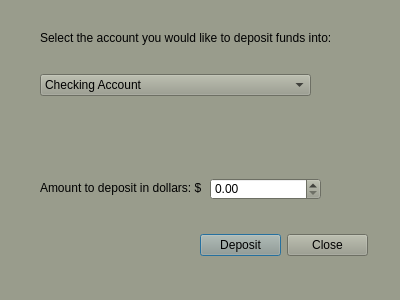
<?xml version="1.0" encoding="UTF-8"?>
<ui version="4.0">
 <class>Deposit</class>
 <widget class="QDialog" name="Deposit">
  <property name="geometry">
   <rect>
    <x>0</x>
    <y>0</y>
    <width>400</width>
    <height>300</height>
   </rect>
  </property>
  <property name="palette">
   <palette>
    <active>
     <colorrole role="WindowText">
      <brush brushstyle="SolidPattern">
       <color alpha="255">
        <red>0</red>
        <green>0</green>
        <blue>0</blue>
       </color>
      </brush>
     </colorrole>
     <colorrole role="Button">
      <brush brushstyle="SolidPattern">
       <color alpha="255">
        <red>153</red>
        <green>156</green>
        <blue>140</blue>
       </color>
      </brush>
     </colorrole>
     <colorrole role="Light">
      <brush brushstyle="SolidPattern">
       <color alpha="255">
        <red>230</red>
        <green>234</green>
        <blue>210</blue>
       </color>
      </brush>
     </colorrole>
     <colorrole role="Midlight">
      <brush brushstyle="SolidPattern">
       <color alpha="255">
        <red>191</red>
        <green>195</green>
        <blue>175</blue>
       </color>
      </brush>
     </colorrole>
     <colorrole role="Dark">
      <brush brushstyle="SolidPattern">
       <color alpha="255">
        <red>76</red>
        <green>78</green>
        <blue>70</blue>
       </color>
      </brush>
     </colorrole>
     <colorrole role="Mid">
      <brush brushstyle="SolidPattern">
       <color alpha="255">
        <red>102</red>
        <green>104</green>
        <blue>93</blue>
       </color>
      </brush>
     </colorrole>
     <colorrole role="Text">
      <brush brushstyle="SolidPattern">
       <color alpha="255">
        <red>0</red>
        <green>0</green>
        <blue>0</blue>
       </color>
      </brush>
     </colorrole>
     <colorrole role="BrightText">
      <brush brushstyle="SolidPattern">
       <color alpha="255">
        <red>255</red>
        <green>255</green>
        <blue>255</blue>
       </color>
      </brush>
     </colorrole>
     <colorrole role="ButtonText">
      <brush brushstyle="SolidPattern">
       <color alpha="255">
        <red>0</red>
        <green>0</green>
        <blue>0</blue>
       </color>
      </brush>
     </colorrole>
     <colorrole role="Base">
      <brush brushstyle="SolidPattern">
       <color alpha="255">
        <red>255</red>
        <green>255</green>
        <blue>255</blue>
       </color>
      </brush>
     </colorrole>
     <colorrole role="Window">
      <brush brushstyle="SolidPattern">
       <color alpha="255">
        <red>153</red>
        <green>156</green>
        <blue>140</blue>
       </color>
      </brush>
     </colorrole>
     <colorrole role="Shadow">
      <brush brushstyle="SolidPattern">
       <color alpha="255">
        <red>0</red>
        <green>0</green>
        <blue>0</blue>
       </color>
      </brush>
     </colorrole>
     <colorrole role="AlternateBase">
      <brush brushstyle="SolidPattern">
       <color alpha="255">
        <red>204</red>
        <green>205</green>
        <blue>197</blue>
       </color>
      </brush>
     </colorrole>
     <colorrole role="ToolTipBase">
      <brush brushstyle="SolidPattern">
       <color alpha="255">
        <red>255</red>
        <green>255</green>
        <blue>220</blue>
       </color>
      </brush>
     </colorrole>
     <colorrole role="ToolTipText">
      <brush brushstyle="SolidPattern">
       <color alpha="255">
        <red>0</red>
        <green>0</green>
        <blue>0</blue>
       </color>
      </brush>
     </colorrole>
    </active>
    <inactive>
     <colorrole role="WindowText">
      <brush brushstyle="SolidPattern">
       <color alpha="255">
        <red>0</red>
        <green>0</green>
        <blue>0</blue>
       </color>
      </brush>
     </colorrole>
     <colorrole role="Button">
      <brush brushstyle="SolidPattern">
       <color alpha="255">
        <red>153</red>
        <green>156</green>
        <blue>140</blue>
       </color>
      </brush>
     </colorrole>
     <colorrole role="Light">
      <brush brushstyle="SolidPattern">
       <color alpha="255">
        <red>230</red>
        <green>234</green>
        <blue>210</blue>
       </color>
      </brush>
     </colorrole>
     <colorrole role="Midlight">
      <brush brushstyle="SolidPattern">
       <color alpha="255">
        <red>191</red>
        <green>195</green>
        <blue>175</blue>
       </color>
      </brush>
     </colorrole>
     <colorrole role="Dark">
      <brush brushstyle="SolidPattern">
       <color alpha="255">
        <red>76</red>
        <green>78</green>
        <blue>70</blue>
       </color>
      </brush>
     </colorrole>
     <colorrole role="Mid">
      <brush brushstyle="SolidPattern">
       <color alpha="255">
        <red>102</red>
        <green>104</green>
        <blue>93</blue>
       </color>
      </brush>
     </colorrole>
     <colorrole role="Text">
      <brush brushstyle="SolidPattern">
       <color alpha="255">
        <red>0</red>
        <green>0</green>
        <blue>0</blue>
       </color>
      </brush>
     </colorrole>
     <colorrole role="BrightText">
      <brush brushstyle="SolidPattern">
       <color alpha="255">
        <red>255</red>
        <green>255</green>
        <blue>255</blue>
       </color>
      </brush>
     </colorrole>
     <colorrole role="ButtonText">
      <brush brushstyle="SolidPattern">
       <color alpha="255">
        <red>0</red>
        <green>0</green>
        <blue>0</blue>
       </color>
      </brush>
     </colorrole>
     <colorrole role="Base">
      <brush brushstyle="SolidPattern">
       <color alpha="255">
        <red>255</red>
        <green>255</green>
        <blue>255</blue>
       </color>
      </brush>
     </colorrole>
     <colorrole role="Window">
      <brush brushstyle="SolidPattern">
       <color alpha="255">
        <red>153</red>
        <green>156</green>
        <blue>140</blue>
       </color>
      </brush>
     </colorrole>
     <colorrole role="Shadow">
      <brush brushstyle="SolidPattern">
       <color alpha="255">
        <red>0</red>
        <green>0</green>
        <blue>0</blue>
       </color>
      </brush>
     </colorrole>
     <colorrole role="AlternateBase">
      <brush brushstyle="SolidPattern">
       <color alpha="255">
        <red>204</red>
        <green>205</green>
        <blue>197</blue>
       </color>
      </brush>
     </colorrole>
     <colorrole role="ToolTipBase">
      <brush brushstyle="SolidPattern">
       <color alpha="255">
        <red>255</red>
        <green>255</green>
        <blue>220</blue>
       </color>
      </brush>
     </colorrole>
     <colorrole role="ToolTipText">
      <brush brushstyle="SolidPattern">
       <color alpha="255">
        <red>0</red>
        <green>0</green>
        <blue>0</blue>
       </color>
      </brush>
     </colorrole>
    </inactive>
    <disabled>
     <colorrole role="WindowText">
      <brush brushstyle="SolidPattern">
       <color alpha="255">
        <red>76</red>
        <green>78</green>
        <blue>70</blue>
       </color>
      </brush>
     </colorrole>
     <colorrole role="Button">
      <brush brushstyle="SolidPattern">
       <color alpha="255">
        <red>153</red>
        <green>156</green>
        <blue>140</blue>
       </color>
      </brush>
     </colorrole>
     <colorrole role="Light">
      <brush brushstyle="SolidPattern">
       <color alpha="255">
        <red>230</red>
        <green>234</green>
        <blue>210</blue>
       </color>
      </brush>
     </colorrole>
     <colorrole role="Midlight">
      <brush brushstyle="SolidPattern">
       <color alpha="255">
        <red>191</red>
        <green>195</green>
        <blue>175</blue>
       </color>
      </brush>
     </colorrole>
     <colorrole role="Dark">
      <brush brushstyle="SolidPattern">
       <color alpha="255">
        <red>76</red>
        <green>78</green>
        <blue>70</blue>
       </color>
      </brush>
     </colorrole>
     <colorrole role="Mid">
      <brush brushstyle="SolidPattern">
       <color alpha="255">
        <red>102</red>
        <green>104</green>
        <blue>93</blue>
       </color>
      </brush>
     </colorrole>
     <colorrole role="Text">
      <brush brushstyle="SolidPattern">
       <color alpha="255">
        <red>76</red>
        <green>78</green>
        <blue>70</blue>
       </color>
      </brush>
     </colorrole>
     <colorrole role="BrightText">
      <brush brushstyle="SolidPattern">
       <color alpha="255">
        <red>255</red>
        <green>255</green>
        <blue>255</blue>
       </color>
      </brush>
     </colorrole>
     <colorrole role="ButtonText">
      <brush brushstyle="SolidPattern">
       <color alpha="255">
        <red>76</red>
        <green>78</green>
        <blue>70</blue>
       </color>
      </brush>
     </colorrole>
     <colorrole role="Base">
      <brush brushstyle="SolidPattern">
       <color alpha="255">
        <red>153</red>
        <green>156</green>
        <blue>140</blue>
       </color>
      </brush>
     </colorrole>
     <colorrole role="Window">
      <brush brushstyle="SolidPattern">
       <color alpha="255">
        <red>153</red>
        <green>156</green>
        <blue>140</blue>
       </color>
      </brush>
     </colorrole>
     <colorrole role="Shadow">
      <brush brushstyle="SolidPattern">
       <color alpha="255">
        <red>0</red>
        <green>0</green>
        <blue>0</blue>
       </color>
      </brush>
     </colorrole>
     <colorrole role="AlternateBase">
      <brush brushstyle="SolidPattern">
       <color alpha="255">
        <red>153</red>
        <green>156</green>
        <blue>140</blue>
       </color>
      </brush>
     </colorrole>
     <colorrole role="ToolTipBase">
      <brush brushstyle="SolidPattern">
       <color alpha="255">
        <red>255</red>
        <green>255</green>
        <blue>220</blue>
       </color>
      </brush>
     </colorrole>
     <colorrole role="ToolTipText">
      <brush brushstyle="SolidPattern">
       <color alpha="255">
        <red>0</red>
        <green>0</green>
        <blue>0</blue>
       </color>
      </brush>
     </colorrole>
    </disabled>
   </palette>
  </property>
  <property name="windowTitle">
   <string>Deposit Funds</string>
  </property>
  <widget class="QLabel" name="labelDepositWhere">
   <property name="geometry">
    <rect>
     <x>40</x>
     <y>30</y>
     <width>291</width>
     <height>16</height>
    </rect>
   </property>
   <property name="text">
    <string>Select the account you would like to deposit funds into:</string>
   </property>
  </widget>
  <widget class="QWidget" name="verticalLayoutWidget">
   <property name="geometry">
    <rect>
     <x>40</x>
     <y>50</y>
     <width>271</width>
     <height>71</height>
    </rect>
   </property>
   <layout class="QVBoxLayout" name="verticalLayout">
    <item>
     <widget class="QComboBox" name="comboBox">
      <property name="currentText">
       <string>Checking Account</string>
      </property>
      <item>
       <property name="text">
        <string>Checking Account</string>
       </property>
      </item>
      <item>
       <property name="text">
        <string>Savings Account</string>
       </property>
      </item>
      <item>
       <property name="text">
        <string>Grandmother's Retirement Fund</string>
       </property>
      </item>
     </widget>
    </item>
   </layout>
  </widget>
  <widget class="QDoubleSpinBox" name="doubleBoxDepositValue">
   <property name="geometry">
    <rect>
     <x>210</x>
     <y>178</y>
     <width>111</width>
     <height>22</height>
    </rect>
   </property>
   <property name="minimum">
    <double>0.000000000000000</double>
   </property>
   <property name="maximum">
    <double>999999999.990000009536743</double>
   </property>
   <property name="value">
    <double>0.000000000000000</double>
   </property>
  </widget>
  <widget class="QLabel" name="labelDepositAmount">
   <property name="geometry">
    <rect>
     <x>40</x>
     <y>180</y>
     <width>161</width>
     <height>16</height>
    </rect>
   </property>
   <property name="text">
    <string>Amount to deposit in dollars: $</string>
   </property>
  </widget>
  <widget class="QWidget" name="horizontalLayoutWidget">
   <property name="geometry">
    <rect>
     <x>200</x>
     <y>220</y>
     <width>168</width>
     <height>51</height>
    </rect>
   </property>
   <layout class="QHBoxLayout" name="horizontalLayout">
    <item>
     <widget class="QPushButton" name="pushButton">
      <property name="text">
       <string>Deposit</string>
      </property>
     </widget>
    </item>
    <item>
     <widget class="QPushButton" name="buttonClose">
      <property name="text">
       <string>Close</string>
      </property>
     </widget>
    </item>
   </layout>
  </widget>
 </widget>
 <resources/>
 <connections/>
</ui>
